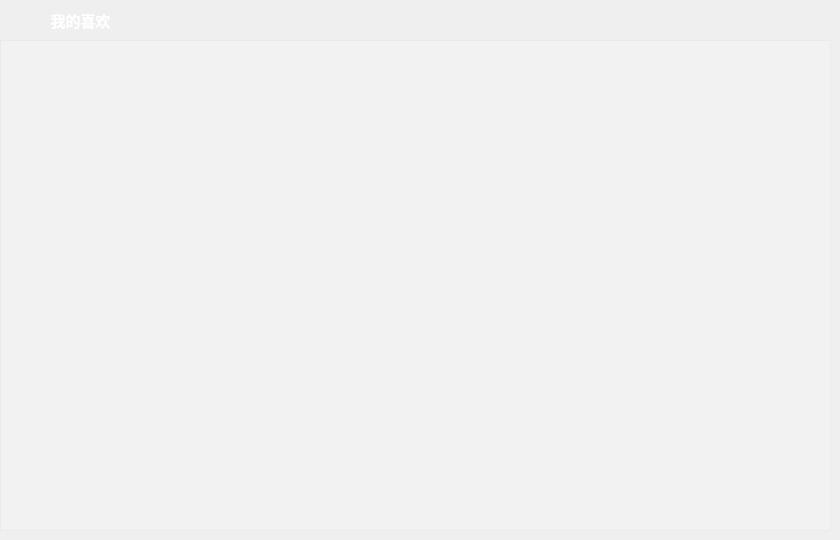
   <widget class="QWidget" name="page3">
    <widget class="QWidget" name="layoutWidget">
     <property name="geometry">
      <rect>
       <x>680</x>
       <y>0</y>
       <width>138</width>
       <height>42</height>
      </rect>
     </property>
     <layout class="QHBoxLayout" name="horizontalLayout_4">
      <item>
       <widget class="QPushButton" name="btnSortSinger_favor">
        <property name="maximumSize">
         <size>
          <width>40</width>
          <height>16777215</height>
         </size>
        </property>
        <property name="cursor">
         <cursorShape>PointingHandCursor</cursorShape>
        </property>
        <property name="toolTip">
         <string>按歌手排序</string>
        </property>
        <property name="text">
         <string/>
        </property>
        <property name="icon">
         <iconset resource="images.qrc">
          <normaloff>:/image/image/image/singer.png</normaloff>:/image/image/image/singer.png</iconset>
        </property>
        <property name="iconSize">
         <size>
          <width>30</width>
          <height>30</height>
         </size>
        </property>
        <property name="flat">
         <bool>true</bool>
        </property>
       </widget>
      </item>
      <item>
       <widget class="QPushButton" name="btnSortTitle_favor">
        <property name="maximumSize">
         <size>
          <width>40</width>
          <height>40</height>
         </size>
        </property>
        <property name="cursor">
         <cursorShape>PointingHandCursor</cursorShape>
        </property>
        <property name="toolTip">
         <string>按歌名排序</string>
        </property>
        <property name="text">
         <string/>
        </property>
        <property name="icon">
         <iconset resource="images.qrc">
          <normaloff>:/image/image/image/sort-alpha-asc_ea48_ether.png</normaloff>:/image/image/image/sort-alpha-asc_ea48_ether.png</iconset>
        </property>
        <property name="iconSize">
         <size>
          <width>30</width>
          <height>30</height>
         </size>
        </property>
        <property name="flat">
         <bool>true</bool>
        </property>
       </widget>
      </item>
      <item>
       <widget class="QPushButton" name="btnSortDuration_favor">
        <property name="maximumSize">
         <size>
          <width>40</width>
          <height>16777215</height>
         </size>
        </property>
        <property name="cursor">
         <cursorShape>PointingHandCursor</cursorShape>
        </property>
        <property name="toolTip">
         <string>按时长排序</string>
        </property>
        <property name="text">
         <string/>
        </property>
        <property name="icon">
         <iconset resource="images.qrc">
          <normaloff>:/image/image/image/duration.png</normaloff>:/image/image/image/duration.png</iconset>
        </property>
        <property name="iconSize">
         <size>
          <width>30</width>
          <height>30</height>
         </size>
        </property>
        <property name="flat">
         <bool>true</bool>
        </property>
       </widget>
      </item>
     </layout>
    </widget>
    <widget class="QPushButton" name="btnFavorClear">
     <property name="geometry">
      <rect>
       <x>130</x>
       <y>0</y>
       <width>35</width>
       <height>40</height>
      </rect>
     </property>
     <property name="cursor">
      <cursorShape>PointingHandCursor</cursorShape>
     </property>
     <property name="toolTip">
      <string>清空歌单</string>
     </property>
     <property name="text">
      <string/>
     </property>
     <property name="icon">
      <iconset resource="images.qrc">
       <normaloff>:/image/image/image/clear.png</normaloff>:/image/image/image/clear.png</iconset>
     </property>
     <property name="iconSize">
      <size>
       <width>30</width>
       <height>30</height>
      </size>
     </property>
     <property name="flat">
      <bool>true</bool>
     </property>
    </widget>
    <widget class="QPushButton" name="btnFavorNeaten">
     <property name="geometry">
      <rect>
       <x>610</x>
       <y>0</y>
       <width>35</width>
       <height>40</height>
      </rect>
     </property>
     <property name="cursor">
      <cursorShape>PointingHandCursor</cursorShape>
     </property>
     <property name="toolTip">
      <string>整理歌单</string>
     </property>
     <property name="text">
      <string/>
     </property>
     <property name="icon">
      <iconset resource="images.qrc">
       <normaloff>:/image/image/image/remove_dup.png</normaloff>:/image/image/image/remove_dup.png</iconset>
     </property>
     <property name="iconSize">
      <size>
       <width>30</width>
       <height>30</height>
      </size>
     </property>
     <property name="flat">
      <bool>true</bool>
     </property>
    </widget>
    <widget class="QPushButton" name="btnAddFavorMusic">
     <property name="geometry">
      <rect>
       <x>0</x>
       <y>0</y>
       <width>35</width>
       <height>41</height>
      </rect>
     </property>
     <property name="cursor">
      <cursorShape>PointingHandCursor</cursorShape>
     </property>
     <property name="toolTip">
      <string>添加歌曲</string>
     </property>
     <property name="styleSheet">
      <string notr="true">QPushButton
{
background-image: url(:/image/image/image/add.png);
background-repeat:no-repeat;
background-position:center center;
border:none;
}

QPushButton:hover{
background-image: url(:/image/image/image-hover/add-hover.png);
background-repeat:no-repeat;
background-position:center center;
}

QPushButton:pressed{
background-image: url(:/image/image/image/add.png);
background-repeat:no-repeat;
background-position:center center;
}
</string>
     </property>
     <property name="text">
      <string/>
     </property>
     <property name="flat">
      <bool>true</bool>
     </property>
    </widget>
    <widget class="QLabel" name="favorTitleLabel">
     <property name="geometry">
      <rect>
       <x>40</x>
       <y>0</y>
       <width>81</width>
       <height>41</height>
      </rect>
     </property>
     <property name="font">
      <font>
       <family>Microsoft YaHei UI</family>
       <pointsize>11</pointsize>
       <weight>75</weight>
       <bold>true</bold>
      </font>
     </property>
     <property name="styleSheet">
      <string notr="true">color: rgb(255, 255, 255);</string>
     </property>
     <property name="text">
      <string>我的喜欢</string>
     </property>
     <property name="alignment">
      <set>Qt::AlignCenter</set>
     </property>
    </widget>
    <widget class="MusicListWidget" name="favorMusicWidget">
     <property name="geometry">
      <rect>
       <x>0</x>
       <y>40</y>
       <width>831</width>
       <height>491</height>
      </rect>
     </property>
     <property name="font">
      <font>
       <weight>75</weight>
       <bold>true</bold>
      </font>
     </property>
     <property name="styleSheet">
      <string notr="true">color: rgb(255, 255, 255);
background-color: rgba(255, 255, 255, 50);
</string>
     </property>
     <property name="horizontalScrollBarPolicy">
      <enum>Qt::ScrollBarAlwaysOff</enum>
     </property>
     <property name="sizeAdjustPolicy">
      <enum>QAbstractScrollArea::AdjustToContentsOnFirstShow</enum>
     </property>
     <property name="selectionMode">
      <enum>QAbstractItemView::SingleSelection</enum>
     </property>
     <property name="isWrapping" stdset="0">
      <bool>false</bool>
     </property>
     <property name="wordWrap">
      <bool>false</bool>
     </property>
     <property name="selectionRectVisible">
      <bool>false</bool>
     </property>
     <property name="sortingEnabled">
      <bool>false</bool>
     </property>
    </widget>
   </widget>
